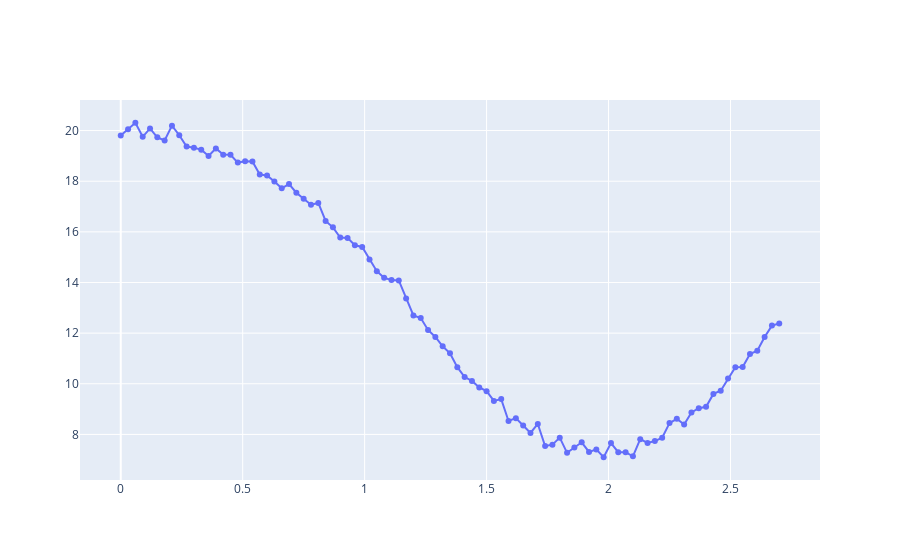

Notebook source saved alongside this figure:
### Code cell
def caida_libre(vo,yo,to_,tf):
    t = np.arange(to_,tf,step)
    y = yo + vo*t + (g*t**2)/2
    #v = vo + g*t
    caida_df = pd.DataFrame({'t':t,
                             'y': y,
                             
                             #'a': g
                             })
    caida_df['y_noisy'] = caida_df.y + np.random.normal(loc=0, scale = noise_amp, size=len(caida_df))
    caida_df['v'] = caida_df.y.diff(-1)/caida_df.t.diff(-1)
    
    return caida_df[caida_df.y>12] # Si la Y es menor a 12 ya entra en juego la cuerda

def bungee(vo_,t,yo_):
    bungee_df = pd.DataFrame()
    hn = ho-ln
    to_ = t.copy()
    wo = (k/m)**0.5
    b = vo_/wo
    a = 12
    y = yo_ + step*vo_
    t = t+step
    while y <= 12.3:
        #y = 12 - m*g/k  + b*np.sin(wo*(t-to_) + (-m*g/k)*np.cos(wo*(t-to_)))
        y = (yo_-m*g/k) + b*np.sin(wo*(t-to_)) + (g*m/k)*np.cos(wo*(t-to_)) 
        v = -b*wo*np.cos(wo*t) - wo*(-m*g/k)*np.sin(wo*t) + vo_
        a = -b*wo*wo*np.sin(wo*t)
        temp_df = pd.DataFrame({'t':[t],
                                'y': [y],
                                #'v': [v],
                                #'a': [a]
                                })

        bungee_df = pd.concat([bungee_df,temp_df],ignore_index = True)
        t = t+step
    bungee_df['y_noisy'] = bungee_df.y + np.random.normal(loc=0, scale  = noise_amp, size=len(bungee_df))
    bungee_df['v'] = bungee_df.y.diff(-1)/bungee_df.t.diff(-1)        
    return bungee_df
        

df = pd.DataFrame({'t':[],
                   'y':[],
                   'v':[]})

caida_df = caida_libre(vo,ho,0,5)
caida_df = pd.concat([caida_df,bungee(caida_df.v.iloc[-1],caida_df.t.iloc[-1],caida_df.y.iloc[-1])],ignore_index = True)

fig = go.Figure()
fig.add_traces(go.Scatter(x = caida_df.t,y = caida_df.y_noisy,mode = 'markers+lines'))
fig.show()

### Figure 1 — Plotly figure (JSON) as saved in the notebook; plotly's stock layout.template omitted (floating-point values rounded to 4 significant figures)
{"data": [{"mode": "markers+lines", "type": "scatter", "x": [0, 0.03, 0.06, 0.09, 0.12, 0.15, 0.18, 0.21, 0.24, 0.27, 0.3, 0.33, 0.36, 0.39, 0.42, 0.45, 0.48, 0.51, 0.54, 0.57, 0.6, 0.63, 0.66, 0.69, 0.72, 0.75, 0.78, 0.81, 0.84, 0.87, 0.9, 0.93, 0.96, 0.99, 1.02, 1.05, 1.08, 1.11, 1.14, 1.17, 1.2, 1.23, 1.26, 1.29, 1.32, 1.35, 1.38, 1.41, 1.44, 1.47, 1.5, 1.53, 1.56, 1.59, 1.62, 1.65, 1.68, 1.71, 1.74, 1.77, 1.8, 1.83, 1.86, 1.89, 1.92, 1.95, 1.98, 2.01, 2.04, 2.07, 2.1, 2.13, 2.16, 2.19, 2.22, 2.25, 2.28, 2.31, 2.34, 2.37, 2.4, 2.43, 2.46, 2.49, 2.52, 2.55, 2.58, 2.61, 2.64, 2.67, 2.7], "y": [19.81, 20.05, 20.31, 19.75, 20.08, 19.73, 19.61, 20.19, 19.82, 19.37, 19.33, 19.24, 19.0, 19.29, 19.05, 19.04, 18.74, 18.79, 18.78, 18.26, 18.23, 17.99, 17.72, 17.89, 17.55, 17.31, 17.07, 17.14, 16.43, 16.18, 15.78, 15.76, 15.47, 15.4, 14.91, 14.45, 14.19, 14.09, 14.08, 13.37, 12.7, 12.6, 12.12, 11.85, 11.48, 11.2, 10.66, 10.27, 10.11, 9.853, 9.709, 9.324, 9.396, 8.532, 8.642, 8.35, 8.06, 8.413, 7.543, 7.597, 7.872, 7.272, 7.48, 7.689, 7.308, 7.408, 7.098, 7.656, 7.299, 7.296, 7.135, 7.811, 7.664, 7.738, 7.87, 8.446, 8.618, 8.393, 8.87, 9.037, 9.091, 9.6, 9.728, 10.2, 10.65, 10.66, 11.18, 11.3, 11.85, 12.3, 12.38]}], "layout": {}}
